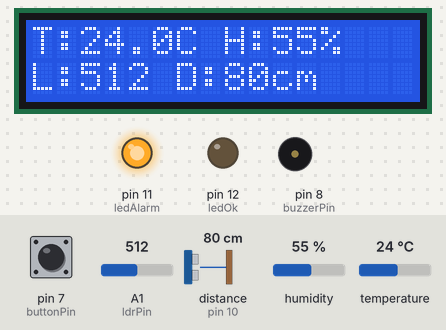
A sketch run on a simulated Arduino Uno, built with avr-gcc and run on an emulated ATmega328P. Parts: 16×2 character LCD, output pins drawn as LEDs (lit = HIGH), buzzer (waves = sounding). Wiring (inferred from the names in the program): ultrasonic range finder: trigger pin 9; echo pin 10. The test bench sets the inputs (shaded band); at power-on: pin 7 (buttonPin) HIGH, distance to the obstacle (sensor on pin 10) 80 cm, humidity 55 %, A1 (ldrPin) = 512, temperature 24 °C. The echo pulse lasts 58.3 µs per cm; pins used as bus, display or sensor lines are not drawn; what the sketch prints to the serial monitor is not drawn.

Above: at 3.2 s.
3.3 s: pin 7 (buttonPin) pulled LOW for 0.15 s
At 3.9 s:
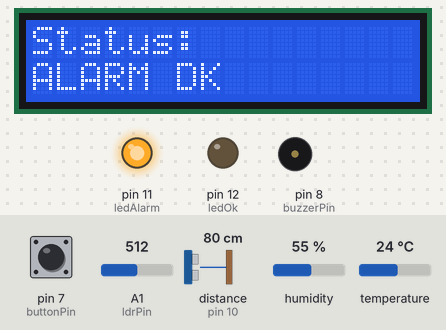
4.9 s: distance to the obstacle (sensor on pin 10) set to 12 cm
7.3 s: distance to the obstacle (sensor on pin 10) set to 9 cm
At 8.5 s:
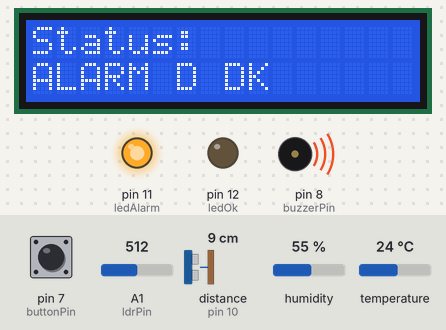
9.6 s: humidity set to 79 %
11.3 s: humidity set to 82 %
At 14.5 s:
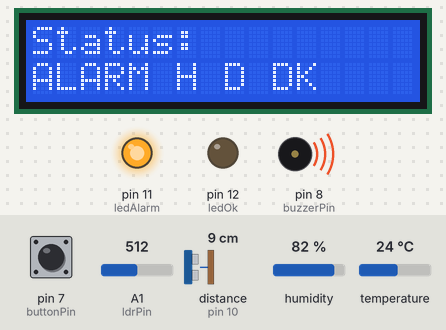
15.6 s: A1 (ldrPin) set to 489
At 17.0 s:
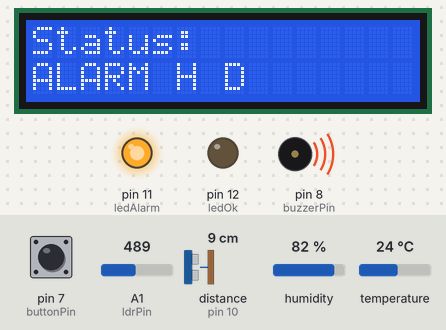
Timing chart, 0 to 18.6 s (numbered marks = the images above; inputs shaded):
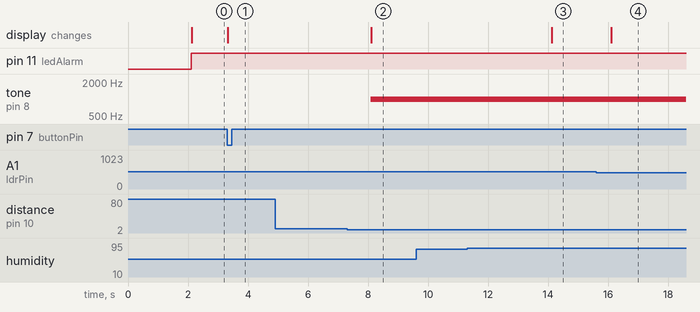

The sketch:

step11-final.ino
```cpp
// Step 11: Smart Home Environment Monitoring System (final)
// Sensors: DHT22, LDR, HC-SR04 | Output: I2C LCD, buzzer, 2 LEDs, Serial log

#include <Wire.h>
#include <LiquidCrystal_I2C.h>
#include <DHT.h>

// ---------- Pins ----------
#define DHTPIN   2
#define DHTTYPE  DHT22
const int buttonPin = 7;    // switch LCD page
const int buzzerPin = 8;
const int trigPin   = 9;
const int echoPin   = 10;
const int ledAlarm  = 11;   // red
const int ledOk     = 12;   // green
const int ldrPin    = A1;

// ---------- Alarm thresholds ----------
const float TEMP_MAX  = 35.0;   // C
const float HUM_MAX   = 80.0;   // %
const float DIST_MIN  = 10.0;   // cm
const int   LIGHT_LEVEL = 500;  // 0-1023
const bool  DARK_IS_HIGH = true; // Light setting: set false if value drops in darkness

// ---------- Objects ----------
DHT dht(DHTPIN, DHTTYPE);
LiquidCrystal_I2C lcd(0x27, 16, 2);

// ---------- Data ----------
struct SensorData {
  float temperature;
  float humidity;
  float distance;   // -1 = out of range
  int   light;
};

struct AlarmState {
  bool temp, hum, dist, dark;
};

SensorData data;
AlarmState alarms;
int page = 0;                       // 0 = values, 1 = status
unsigned long lastSample = 0;
int lastButton = HIGH;

// ---------- Sensor functions ----------
float readDistanceCm() {
  digitalWrite(trigPin, LOW);
  delayMicroseconds(2);
  digitalWrite(trigPin, HIGH);
  delayMicroseconds(10);
  digitalWrite(trigPin, LOW);
  long duration = pulseIn(echoPin, HIGH, 30000);
  if (duration == 0) return -1;
  return duration * 0.0343 / 2.0;
}

void readSensors() {
  data.temperature = dht.readTemperature();
  data.humidity    = dht.readHumidity();
  data.light       = analogRead(ldrPin);
  data.distance    = readDistanceCm();
}

// ---------- Alarm logic ----------
void checkAlarms() {
  alarms.temp = !isnan(data.temperature) && data.temperature > TEMP_MAX;
  alarms.hum  = !isnan(data.humidity)    && data.humidity > HUM_MAX;
  alarms.dist = data.distance >= 0       && data.distance < DIST_MIN;
  alarms.dark = DARK_IS_HIGH ? (data.light > LIGHT_LEVEL)
                             : (data.light < LIGHT_LEVEL);
}

void updateOutputs() {
  bool loud = alarms.temp || alarms.hum || alarms.dist;
  bool any  = loud || alarms.dark;

  digitalWrite(ledAlarm, any ? HIGH : LOW);
  digitalWrite(ledOk,    any ? LOW  : HIGH);

  if (loud) tone(buzzerPin, 1000);
  else      noTone(buzzerPin);
}

// ---------- Display ----------
void updateLCD() {
  lcd.clear();
  if (page == 0) {
    lcd.setCursor(0, 0);
    lcd.print("T:");
    lcd.print(data.temperature, 1);
    lcd.print("C H:");
    lcd.print(data.humidity, 0);
    lcd.print("%");

    lcd.setCursor(0, 1);
    lcd.print("L:");
    lcd.print(data.light);
    lcd.print(" D:");
    if (data.distance < 0) lcd.print("--");
    else { lcd.print(data.distance, 0); lcd.print("cm"); }
  } else {
    lcd.setCursor(0, 0);
    lcd.print("Status:");
    lcd.setCursor(0, 1);
    bool any = alarms.temp || alarms.hum || alarms.dist || alarms.dark;
    if (!any) {
      lcd.print("All normal");
    } else {
      lcd.print("ALARM ");
      if (alarms.temp) lcd.print("T ");
      if (alarms.hum)  lcd.print("H ");
      if (alarms.dist) lcd.print("D ");
      if (alarms.dark) lcd.print("DK");
    }
  }
}

// ---------- Serial log (CSV) ----------
void logSerial() {
  Serial.print(millis() / 1000);   Serial.print(",");
  Serial.print(data.temperature, 1); Serial.print(",");
  Serial.print(data.humidity, 1);    Serial.print(",");
  Serial.print(data.light);          Serial.print(",");
  Serial.print(data.distance, 1);    Serial.print(",");
  bool any = alarms.temp || alarms.hum || alarms.dist || alarms.dark;
  if (!any) Serial.println("OK");
  else {
    if (alarms.temp) Serial.print("TEMP ");
    if (alarms.hum)  Serial.print("HUM ");
    if (alarms.dist) Serial.print("DIST ");
    if (alarms.dark) Serial.print("DARK");
    Serial.println();
  }
}

// ---------- Button ----------
void checkButton() {
  int b = digitalRead(buttonPin);
  if (b == LOW && lastButton == HIGH) {
    page = !page;
    updateLCD();
    delay(20);                      // debounce
  }
  lastButton = b;
}

// ---------- Main ----------
void setup() {
  Serial.begin(9600);
  pinMode(buttonPin, INPUT_PULLUP);
  pinMode(trigPin, OUTPUT);
  pinMode(echoPin, INPUT);
  pinMode(buzzerPin, OUTPUT);
  pinMode(ledAlarm, OUTPUT);
  pinMode(ledOk, OUTPUT);

  dht.begin();
  lcd.init();
  lcd.backlight();
  lcd.print("Smart Home Mon.");
  lcd.setCursor(0, 1);
  lcd.print("Starting...");
  delay(2000);

  Serial.println("time_s,temp_C,humidity_pct,light,distance_cm,alarm");
}

void loop() {
  checkButton();

  if (millis() - lastSample >= 2000) {   // DHT22 needs >= 2 s
    lastSample = millis();
    readSensors();
    checkAlarms();
    updateOutputs();
    updateLCD();
    logSerial();
  }
}
```

Measured:
- the behaviour switches between 11 and 10 cm on distance to the obstacle (sensor on pin 10) (found by bisection; images 1 and 2)
- the behaviour switches between 80 and 81 % on humidity (found by bisection; images 2 and 3)
- the behaviour switches between 501 and 500 on A1 (ldrPin) (found by bisection; images 3 and 4)
- after the input at 3.3 s, the display: changes at once (image 1)
- after the input at 4.9 s, every drawn part: stays the same
- after the input at 7.3 s, tone on pin 8 (buzzerPin): silent → 1000 Hz after 0.79 s; the display: changes after 0.81 s (image 2)
- after the input at 9.6 s, every drawn part: stays the same
- after the input at 11.3 s, the display: changes after 2.8 s (image 3)
- after the input at 15.6 s, the display: changes after 0.51 s (image 4)
